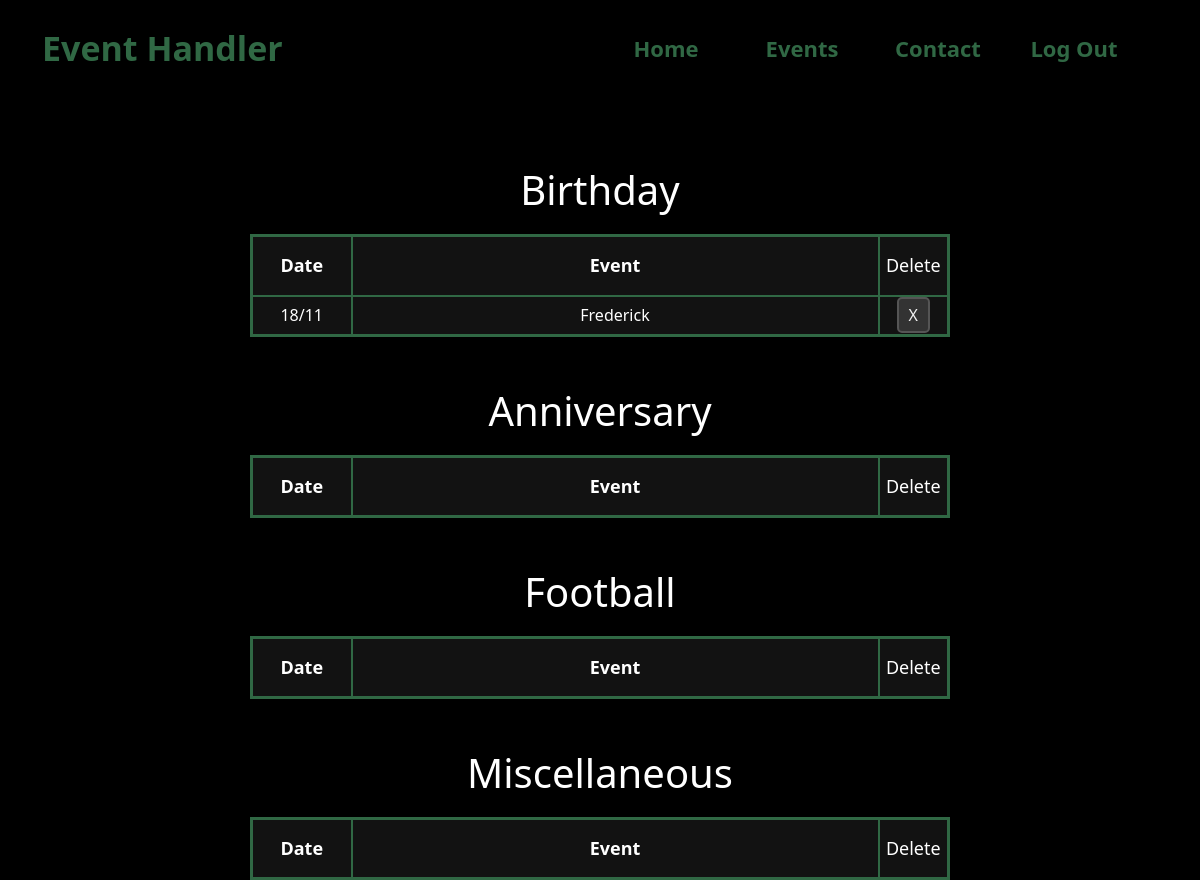
/events (signed in), run on the app's committed database.
### tables this page shows
CREATE TABLE events (
event_id INTEGER UNIQUE NOT NULL PRIMARY KEY AUTOINCREMENT,
user_id INTEGER NOT NULL,
event TEXT NOT NULL,
date INTEGER NOT NULL,
month INTEGER NOT NULL,
year INTEGER,
description TEXT NOT NULL,
FOREIGN KEY (user_id) REFERENCES users(id)
);

### app.py (the view)
@app.route("/events", methods = ["GET", "POST"])
@login_required
def events():
    if request.method == "POST":
        db.execute("DELETE FROM events WHERE event_id = ?", request.form.get("remove"))
    data = []
    for event in EVENTS:
        if event == "Football":
            temp =  db.execute("SELECT * FROM events WHERE event = ? AND user_id = ? ORDER BY year, month, date", event, session["user_id"])
        else:
            temp =  db.execute("SELECT * FROM events WHERE event = ? AND user_id = ? ORDER BY month, date", event, session["user_id"])
        data.append(temp)
    return render_template("events.html", EVENTS = EVENTS, data = data, MONTHS = MONTHS)

### app.py (called while the page is built)
def login_required(f):
    @wraps(f)
    def decorated_function(*args, **kwargs):
        if session.get("user_id") is None:
            return redirect("/login")
        return f(*args, **kwargs)
    return decorated_function

### templates/events.html (shortened to what this page needs)
{% extends "layout.html" %}
{% block body %}
{% for event in EVENTS %}
    <h1 style="margin-top: 50px; color: white; text-align: center;">{{event}}</h1>
    <table class = "event" style="margin-top: 20px;">
        <thead>
            <th style="width: 100px;"><b>Date</b></th>
            <th><b>Event</b></th>
            <th style = "width: 70px;"> Delete</th>
        </thead>
        {% for info in data[EVENTS.index(event)] %}
        <tbody>
            {% if event == "Football" or event == "Miscellaneous" %}
            <td>{{info.date}}/{{info.month}}/{{info.year}}</td>
            {% else %}
            <td>{{info.date}}/{{info.month}}</td>
            {% endif %}
            <td>{{info.description}}</td>
            <td>
                <form action = "/events" method = "post">
                    <button type = "submit">X</button>
                </form>
            </td>
        </tbody>
        {% endfor %}
    </table>
{% endfor %}
{% endblock %}

### static/css/style.css (style rules this page uses)
html, body { height: 100%; margin: 0; background-color: black }
body { width: 100%; height: 100%; }
.event { width: 700px; border-width: 3px; border-style: solid; border-radius: 50%; border-color: #306844; text-align: center; }
.event th { border: 2px solid #306844; background-color: #121212; vertical-align: middle; height: 60px; font-size: 18px; text-align: center; color: white; }
.event td { border: 2px solid #306844; background-color: #121212; vertical-align: middle; height: 40px; color: white; }
.event button { background-color: #333; color: #f1f1f1; border: 2px solid #555; padding: 4px 10px; font-size: 16px; font-weight: 400; border-radius: 5px; cursor: pointer; transition: all 0.6s ease; }

### data on the page
events: date "18", month "11", description "Frederick"

### other printed values
{{ event }} "Birthday" "Anniversary" "Football" "Miscellaneous"
